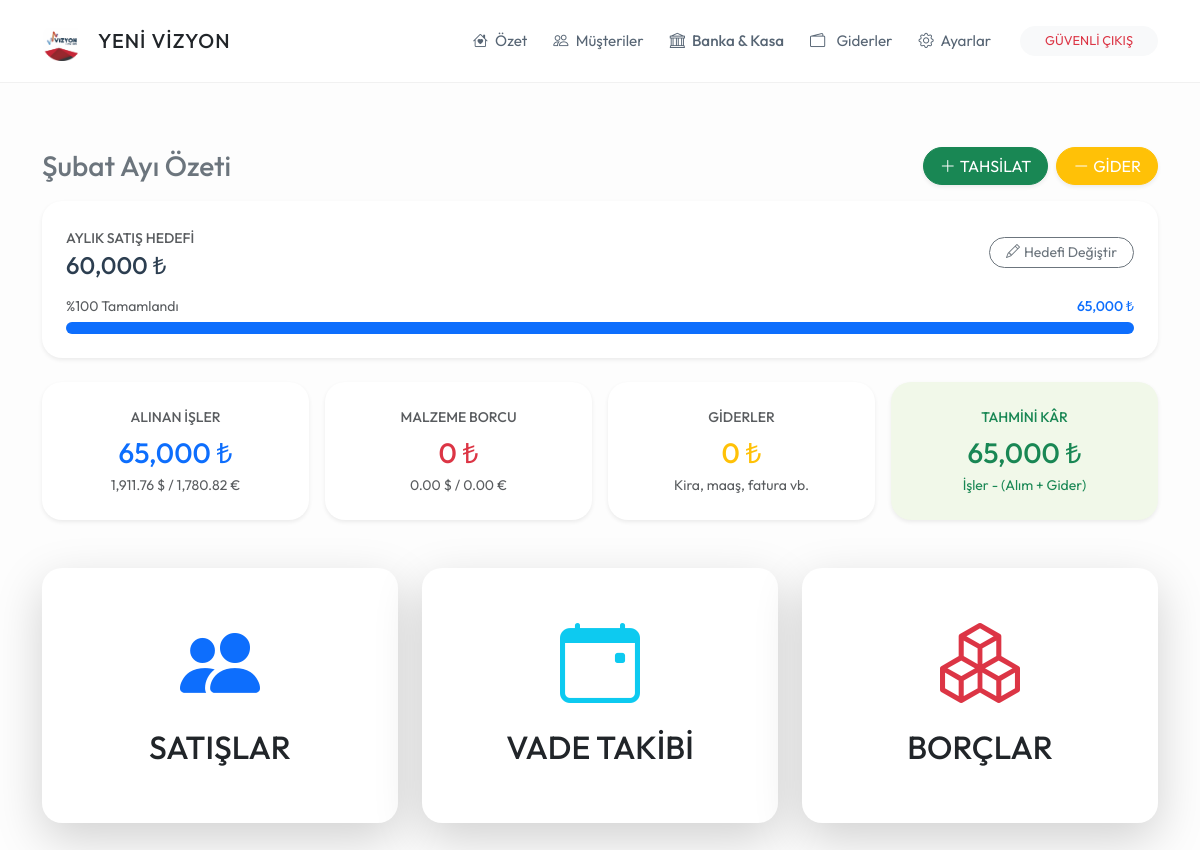
Before: / (signed in) with the older database file.
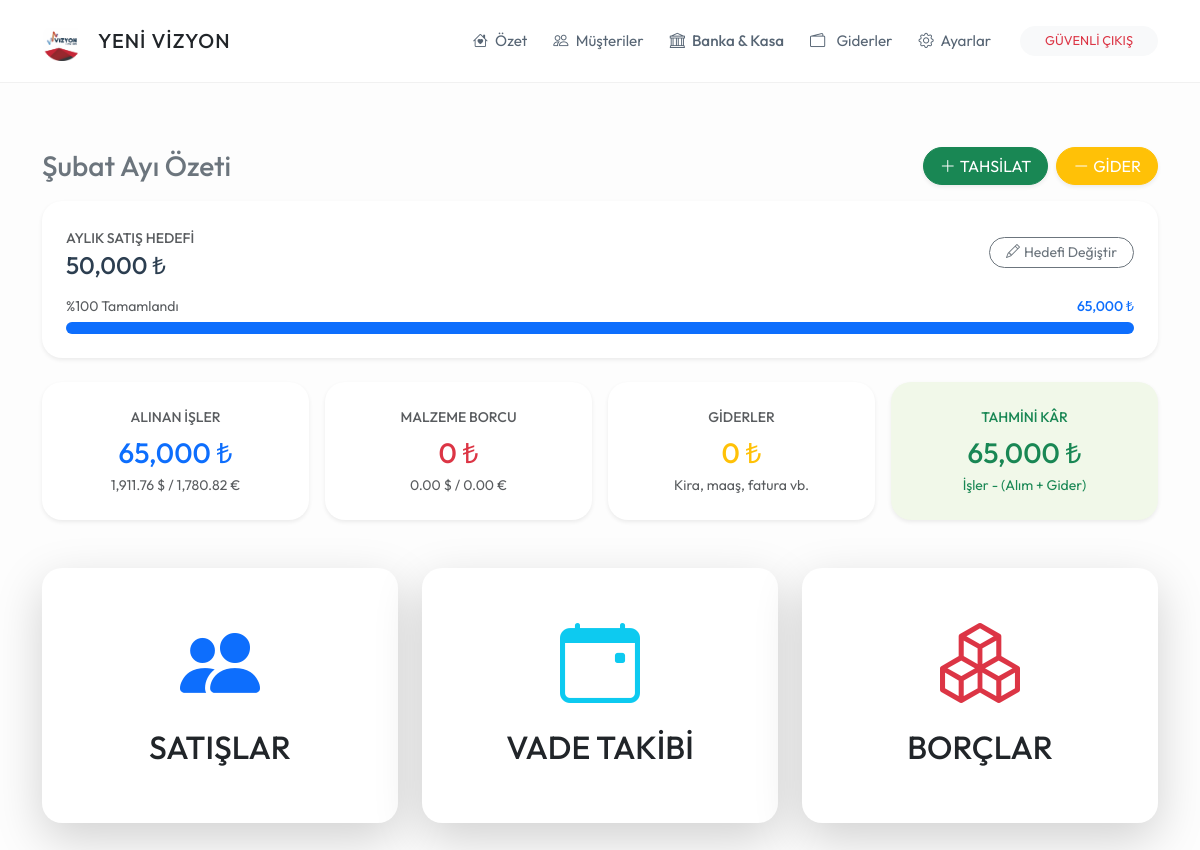
After: the same page with the newer database file.
### models.py (models this page shows)
class Ayarlar(db.Model):
    id = db.Column(db.Integer, primary_key=True)
    ay_hedefi = db.Column(db.Float, default=50000.0)

### routes/genel_isler.py (the view)
@genel_bp.route('/')
def index():
    if 'logged_in' not in session:
        return render_template('giris.html')
    bugun = datetime.now()
    bu_ay, bu_yil = bugun.month, bugun.year
    aylar_tr = {1: "Ocak", 2: "Şubat", 3: "Mart", 4: "Nisan", 5: "Mayıs", 6: "Haziran",
                7: "Temmuz", 8: "Ağustos", 9: "Eylül", 10: "Ekim", 11: "Kasım", 12: "Aralık"}
    guncel_ay = aylar_tr[bu_ay]
    aylik_is_hacmi = sum((i.toplam_bedel * GUNCEL_KURLAR.get(i.para_birimi, 1.0))
                         for i in IsKaydi.query.filter(extract('month', IsKaydi.kayit_tarihi) == bu_ay,
                                                       extract('year', IsKaydi.kayit_tarihi) == bu_yil).all())
    aylik_satinalma = sum((s.tutar * GUNCEL_KURLAR.get(s.para_birimi, 1.0))
                          for s in SatinAlma.query.filter(extract('month', SatinAlma.tarih) == bu_ay,
                                                          extract('year', SatinAlma.tarih) == bu_yil).all())
    aylik_gider = sum((g.tutar * g.kur_degeri)
                      for g in Gider.query.filter(extract('month', Gider.tarih) == bu_ay,
                                                  extract('year', Gider.tarih) == bu_yil).all())
    alarm_listesi = IsKaydi.query.filter(IsKaydi.durum == 'Devam Ediyor').all()
    ayar = Ayarlar.query.first()
    if not ayar:
        ayar = Ayarlar(ay_hedefi=50000.0)
        db.session.add(ayar)
        db.session.commit()
    aylik_hedef = ayar.ay_hedefi
    hedef_yuzde = min((aylik_is_hacmi / aylik_hedef) * 100, 100) if aylik_hedef > 0 else 0
    return render_template('index.html',
                           ay_adi=guncel_ay,
                           is_hacmi=round(aylik_is_hacmi, 2),
                           ticari_alim=round(aylik_satinalma, 2),
                           giderler=round(aylik_gider, 2),
                           kar=round(aylik_is_hacmi - (aylik_satinalma + aylik_gider), 2),
                           alarm_listesi=alarm_listesi,
                           hedef_yuzde=round(hedef_yuzde, 0),
                           aylik_hedef=aylik_hedef,
                           kurlar=GUNCEL_KURLAR)

### templates/index.html (shortened to what this page needs)
{% extends "base.html" %}
{% block content %}
<div class="mb-5">
    <div class="d-flex justify-content-between align-items-center mb-3">
        <h3 class="fw-bold m-0 text-secondary">{{ ay_adi }} Ayı Özeti</h3>
        <div class="d-flex gap-2">
            <button class="btn btn-success rounded-pill px-3 shadow-sm" data-bs-toggle="modal" data-bs-target="#hizliTahsilatModal">
                <i class="bi bi-plus-lg me-1"></i>TAHSİLAT
            </button>
            <button class="btn btn-warning text-white rounded-pill px-3 shadow-sm" data-bs-toggle="modal" data-bs-target="#hizliGiderModal">
                <i class="bi bi-dash-lg me-1"></i>GİDER
            </button>
        </div>
    </div>
    <div class="card card-custom p-4 mb-4 border-0 shadow-sm">
        <div class="d-flex justify-content-between align-items-center mb-3">
            <div>
                <span class="fw-bold small text-muted text-uppercase">Aylık Satış Hedefi</span>
                <div class="h4 mb-0 fw-bold">{{ "{:,.0f}".format(aylik_hedef) }} ₺</div>
            </div>
            <button class="btn btn-sm btn-outline-secondary rounded-pill px-3" data-bs-toggle="collapse" data-bs-target="#hedefForm">
                <i class="bi bi-pencil me-1"></i>Hedefi Değiştir
            </button>
        </div>
        <div class="d-flex justify-content-between align-items-center mb-1">
            <span class="small text-muted">%{{ hedef_yuzde|int }} Tamamlandı</span>
            <span class="small fw-bold text-primary">{{ "{:,.0f}".format(is_hacmi) }} ₺</span>
        </div>
        <div class="progress" style="height: 12px; border-radius: 10px; background-color: #f0f0f0;">
            <div class="progress-bar bg-primary" role="progressbar" style="width: {{ hedef_yuzde }}%; transition: width 1s ease-in-out;"></div>
        </div>
    </div>
    <div class="row g-3">
        <div class="col-md-3 col-6">
            <div class="card card-custom p-4 border-0 h-100 shadow-sm text-center">
                <div class="text-uppercase small fw-bold text-muted mb-2">ALINAN İŞLER</div>
                <div class="h3 fw-bold text-primary mb-0">{{ "{:,.0f}".format(is_hacmi) }} ₺</div>
                <div class="small text-muted mt-1">{{ "{:,.2f}".format(is_hacmi / kurlar.USD) }} $ / {{ "{:,.2f}".format(is_hacmi / kurlar.EUR) }} €</div>
            </div>
        </div>
        <div class="col-md-3 col-6">
            <div class="card card-custom p-4 border-0 h-100 shadow-sm text-center">
                <div class="text-uppercase small fw-bold text-muted mb-2">MALZEME BORCU</div>
                <div class="h3 fw-bold text-danger mb-0">{{ "{:,.0f}".format(ticari_alim) }} ₺</div>
                <div class="small text-muted mt-1">{{ "{:,.2f}".format(ticari_alim / kurlar.USD) }} $ / {{ "{:,.2f}".format(ticari_alim / kurlar.EUR) }} €</div>
            </div>
        </div>
        <div class="col-md-3 col-6">
            <div class="card card-custom p-4 border-0 h-100 shadow-sm text-center">
                <div class="text-uppercase small fw-bold text-muted mb-2">GİDERLER</div>
                <div class="h3 fw-bold text-warning mb-0">{{ "{:,.0f}".format(giderler) }} ₺</div>
                <div class="small text-muted mt-1">Kira, maaş, fatura vb.</div>
            </div>
        </div>
        <div class="col-md-3 col-6">
            <div class="card card-custom p-4 border-0 h-100 shadow-sm text-center" style="background-color: #f1f8e9;">
                <div class="text-uppercase small fw-bold text-success mb-2">TAHMİNİ KÂR</div>
                <div class="h3 fw-bold text-success mb-0">{{ "{:,.0f}".format(kar) }} ₺</div>
                <div class="small text-success mt-1">İşler - (Alım + Gider)</div>
            </div>
        </div>
    </div>
</div>
<div class="row g-4 justify-content-center">
    <div class="col-md-4">
        <a href="{{ url_for('musteri.satislar') }}" class="text-decoration-none">
            <div class="card card-custom h-100 border-0 shadow-lg text-center p-5">
                <i class="bi bi-people-fill display-1 text-primary mb-3"></i>
                <h2 class="fw-bold text-dark">SATIŞLAR</h2>
            </div>
        </a>
    </div>
    <div class="col-md-4">
        <a href="{{ url_for('musteri.vadesi_yaklasanlar') }}" class="text-decoration-none">
            <div class="card card-custom h-100 border-0 shadow-lg text-center p-5">
                <i class="bi bi-calendar-event display-1 text-info mb-3"></i>
                <h2 class="fw-bold text-dark">VADE TAKİBİ</h2>
            </div>
        </a>
    </div>
    <div class="col-md-4">
        <a href="{{ url_for('tedarikci.ticari_borclar') }}" class="text-decoration-none">
            <div class="card card-custom h-100 border-0 shadow-lg text-center p-5">
                <i class="bi bi-boxes display-1 text-danger mb-3"></i>
                <h2 class="fw-bold text-dark">BORÇLAR</h2>
            </div>
        </a>
    </div>
</div>
{% endblock %}

### templates/base.html (shortened to what this page needs)
<!DOCTYPE html>
<html lang="tr">
<head>
    <link href="https://cdn.jsdelivr.net/npm/bootstrap@5.3.0/dist/css/bootstrap.min.css" rel="stylesheet">
    <link rel="stylesheet" href="https://cdn.jsdelivr.net/npm/bootstrap-icons@1.11.0/font/bootstrap-icons.css">
</head>
<body>
<nav class="navbar navbar-expand-lg navbar-yvr sticky-top">
    <div class="container">
        <a class="navbar-brand d-flex align-items-center" href="/">
            <img src="/static/logo.png" alt="YVR Logo" onerror="this.src='https://via.placeholder.com/40x40?text=YVR'">
            <span class="ms-3 fw-bold text-dark" style="letter-spacing: 1px;">YENİ VİZYON</span>
        </a>
        <div class="collapse navbar-collapse" id="navbarNav">
            <ul class="navbar-nav ms-auto align-items-center">
                <li class="nav-item">
                    <a class="nav-link" href="{{ url_for('genel.index') }}">
                        <i class="bi bi-house-heart me-1"></i> Özet
                    </a>
                </li>
                <li class="nav-item">
                    <a class="nav-link" href="{{ url_for('musteri.musteriler') }}">
                        <i class="bi bi-people me-1"></i> Müşteriler
                    </a>
                </li>
                <li class="nav-item">
                    <a class="nav-link text-dark fw-bold" href="{{ url_for('genel.kasa_banka_yonetimi') }}">
                        <i class="bi bi-bank me-1"></i> Banka & Kasa
                    </a>
                </li>
                <li class="nav-item">
                    <a class="nav-link" href="{{ url_for('gider.giderler') }}">
                        <i class="bi bi-wallet2 me-2"></i> Giderler
                    </a>
                </li>
                <li class="nav-item">
                    <a class="nav-link" href="{{ url_for('genel.ayarlar') }}">
                        <i class="bi bi-gear me-1"></i> Ayarlar
                    </a>
                </li>
                <li class="nav-item ms-lg-3">
                    <a class="btn btn-light btn-sm px-4 rounded-pill text-danger" href="{{ url_for('genel.logout') }}" style="font-size: 0.8rem;">
                        GÜVENLİ ÇIKIŞ
                    </a>
                </li>
            </ul>
        </div>
    </div>
</nav>
<div class="container py-5">
    {% block content %}{% endblock %}
</div>
</body>
</html>

### templates/base.html (style rules this page uses)
:root { --yvr-bg: #fdfdfd; --yvr-card-bg: #ffffff; --yvr-primary: #a2d2ff; --yvr-secondary: #bde0fe; --yvr-accent: #ffafcc; --yvr-text: #576574; --yvr-text-dark: #2c3e50; }
body { background-color: var(--yvr-bg); font-family: 'Outfit', sans-serif; color: var(--yvr-text); font-weight: 400; line-height: 1.6; }
h1, h2, h3, h4, h5, .fw-bold { font-weight: 500 !important; color: var(--yvr-text-dark); }
.navbar-yvr { background-color: white; border-bottom: 1px solid #f1f1f1; padding: 1rem 0; }
.navbar-brand img { height: 40px; width: auto; filter: grayscale(20%); }
.nav-link { color: var(--yvr-text) !important; font-size: 0.95rem; margin: 0 5px; transition: all 0.3s; }
.card-custom { background: var(--yvr-card-bg); border-radius: 20px; border: none; box-shadow: 0 10px 30px rgba(0,0,0,0.02); padding: 1.5rem; }

Changed rows visible on the page:
changed Ayarlar: ay_hedefi "60,000" → "50,000"
